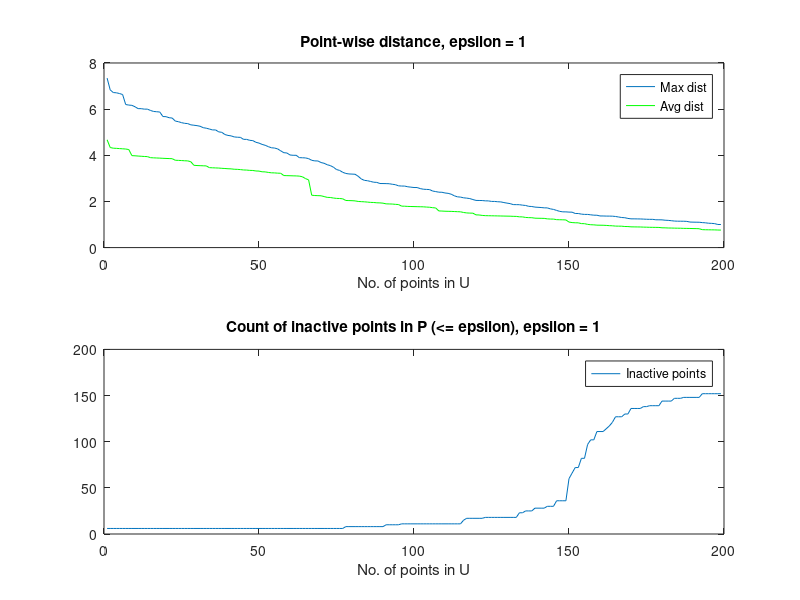
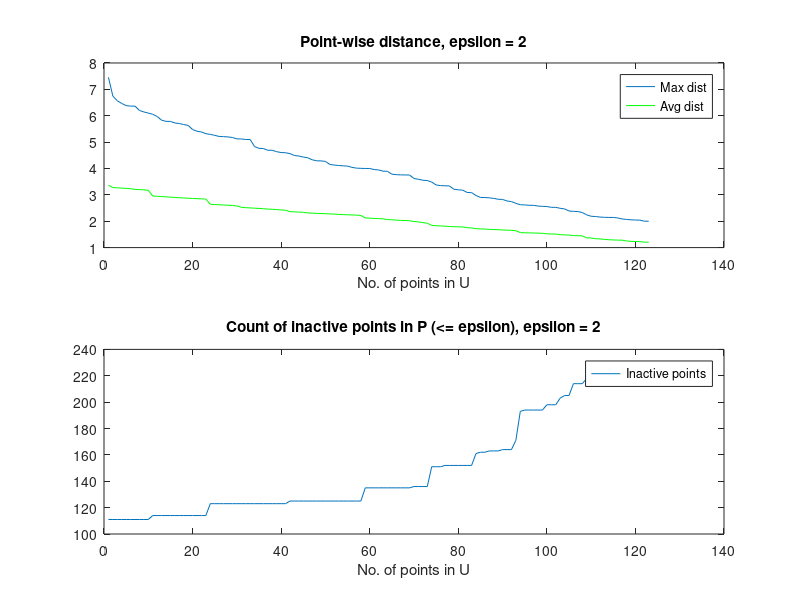
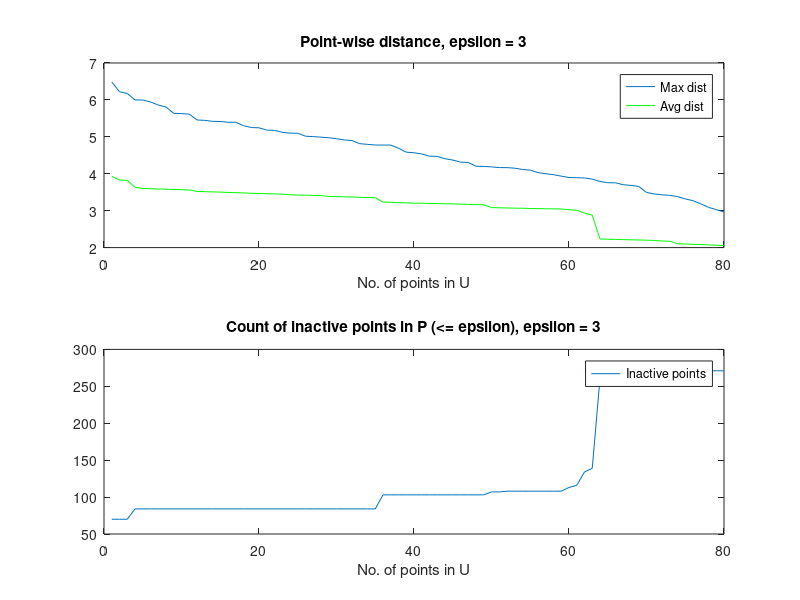
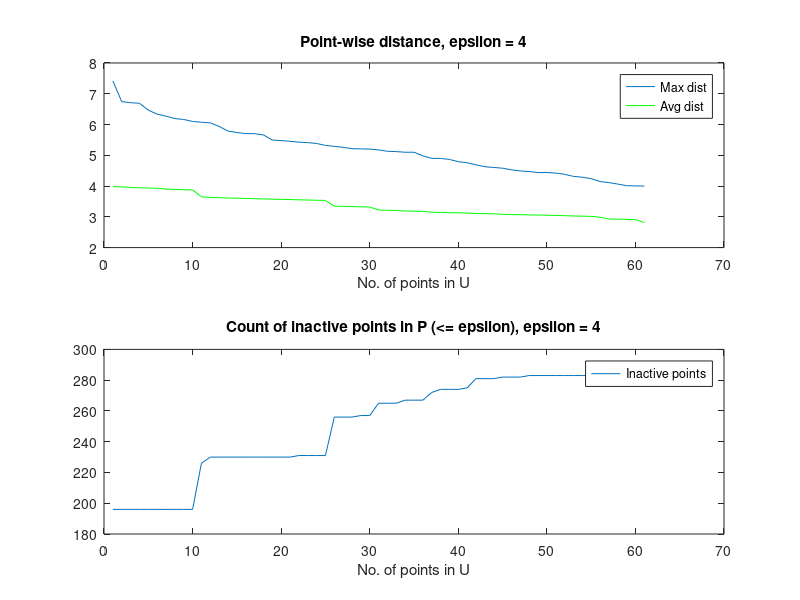

Write the MATLAB code that produced these figures, in order.
% P = U*X
% P = d*n matrix, U = d*k matrix, X = k*n matrix
% This program plots the max distance from the subset of points (U) chosen
% using three different algorithms as a function of the size of the subset.

tic;

for iter = 1:10
    clearvars -except iter;
    % Setting Constants
    epsilon = iter;

    % Importing data and converting to the matrix form
    P = csvread('ionosphere_mod.csv'); % ----- CHANGE HERE (specify file)-
    P = P'; 
    %P = P(:, 1:50);
    [d, n] = size(P);
    
    % Choosing epsilon
    %closest = pdist2(P', P', 'euclidean', 'Smallest', 2);
    %epsilon = min(closest(2, :)); % Dist between closest two points
    %epsilon = mean(closest(2, :));
    
    
    Q = P; % We will manipuate P and keep a copy of it in Q for later use

    %%%%%%%%%%%%%%%%%% ALGORITHM-1 Point-wise max distance %%%%%%%%%%%%%%%%%%%%
    % Computing columns of U 
    r = randi([1, n], 1, 1);
    U = zeros(d, n);
    U(:, 1) = P(:, r);
    %P = P(:, [(1:r-1), (r+1:end)]);
    P(:, r) = [];

    dist_array = zeros(1, n);
    [D, ~] = pdist2((U(:, 1))', P', 'euclidean', 'Smallest', 1);
    [max_dist, max_index] = max(D);
    dist_array(1) = max_dist;

    avg_dist_array = zeros(1, n);
    avg_dist_array(1) = mean(D);

    count_inactive = zeros(1, n);
    count_inactive(1) = sum(D <= epsilon);

    flag = 0;
    for i = 2:n
        if max_dist <= epsilon
            flag = 1;
            break
        else
            U(:, i) = P(:, max_index);
            P(:, max_index) = [];
            if i == n
                dist_array(i) = 0;
                avg_dist_array(i) = 0;
                count_inactive(i) = n;
            else
                [D, ~] = pdist2((U(:, 1:i))', P', 'euclidean', 'Smallest', 1);
                [max_dist, max_index] = max(D);
                dist_array(i) = max_dist;
                avg_dist_array(i) = mean(D);
                count_inactive(i) = sum(D <= epsilon);
            end
        end
        fprintf('End of iteration:%d\n', i);
    end

    if flag == 1
        U = U(:, 1:(i-1));
        dist_array  = dist_array(1:(i-1));
        avg_dist_array  = avg_dist_array(1:(i-1));
        count_inactive = count_inactive(1:(i-1));
    else
        U = U(:, 1:i);
        dist_array = dist_array(1:i);
        avg_dist_array  = avg_dist_array(1:i);
        count_inactive = count_inactive(1:i);
    end

    %%% Plotting the distance as a function of the size of subset chosen
    Point_wise = figure('visible', 'off');

    subplot(2, 1, 1);
    plot(dist_array);
    title(['Point-wise distance, epsilon = ' num2str(epsilon)]);
    xlabel('No. of points in U');
    hold on;
    plot(avg_dist_array, 'green');
    legend('Max dist', 'Avg dist');
    hold off;

    subplot(2, 1, 2);
    plot(count_inactive);
    title(['Count of inactive points in P (<= epsilon), epsilon = ' num2str(epsilon)]);
    xlabel('No. of points in U');
    legend('Inactive points');
    display(iter);
    % ------ CHANGE HERE(specify directory)-----------
    saveas(Point_wise, ['Output-iono\Max_avg_inactive\Point-wise\point_wise' num2str(iter) '_epsilon=' num2str(epsilon) '.jpg']); 

    % Evaluate X using matrix multiplication
    P = Q; % Since P was changed in computing U, we need to reaasign
    c = 0.1;
    U = U + c*eye(size(U));
    X = U\P;

    % Cost (Frobenius norm) ||P - U*X||^2 
    C = norm((P - U*X), 'fro');

    % Sparsity
    nonzero_count = sum(sum(abs(X) > 1e-5));
    sparsity_coeff = nonzero_count/numel(X);

    % % Output
    % fprintf('No. of points(n): %d\t', n);
    % fprintf('No. of dimensions(d): %d\n', d);
    % fprintf('No. of clusters(k): %d\n', size(U, 2));
    % fprintf('Cost ||P - UX||: %3.3f\n', C);
    % fprintf('Sparsity: %3.3f\n', sparsity_coeff);

    % Output - saved in csv file
    output = [n, d, r, size(U, 2), C, sparsity_coeff, epsilon];
    % ------ CHANGE HERE(specify directory)-----------
    dlmwrite('Output-iono\Max_avg_inactive\Point-wise\results_point.csv', output, '-append');
end


toc;
